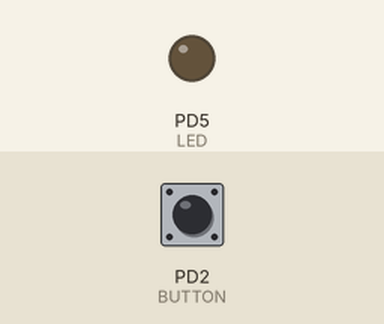
The program below on a simulated ATtiny2313a, built with avr-gcc and emulated at 1 MHz. Shown: output pins drawn as LEDs (lit = HIGH). Dashed ring = blinking. Inputs (shaded band) come from the test bench; at power-on: PD2 (BUTTON) HIGH.

Above: at 1.2 s.
1.3 s: PD2 (BUTTON) pulled LOW for 1 s
At 1.42 s:
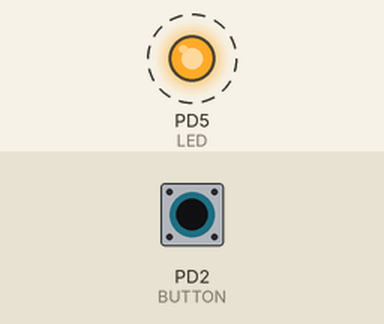
3.8 s: PD2 (BUTTON) pulled LOW for 0.15 s
At 4.2 s:
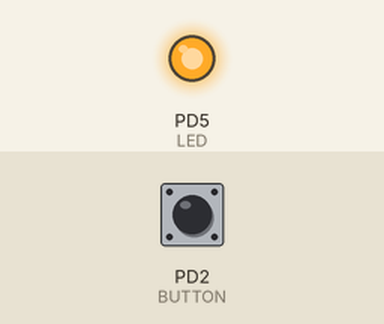
5.4 s: PD2 (BUTTON) pulled LOW for 3.2 s
At 8.9 s:
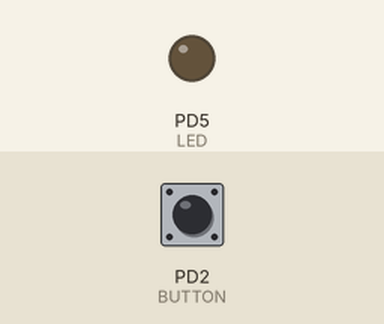
Timing chart, 0 to 10.4 s (numbered marks = the images above; inputs shaded):
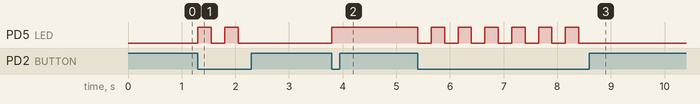

The program:

main.c
```c
/**
 * Simple external interrupt example.
 * Written for ATtiny2313A
 */

#define F_CPU 1000000UL

#include <avr/io.h>
#include <avr/interrupt.h>
#include <stdint.h>
#include <util/delay.h>

#define BUTTON	(1<<PD2)
#define LED	(1<<PD5)

#define INT0_FALLING_EDGE	(1<<ISC11)

volatile uint8_t flag;

ISR(INT0_vect)
{
	flag = 1;
}

int
main(void)
{
	/* outputs */
	DDRD |= LED;

	/* enable pullups */
	PORTD |= BUTTON;

	/* configure interrupt */
	MCUCR |= INT0_FALLING_EDGE;

	/* enable interrupts */
	GIMSK |= (1<<INT0);
	sei();

	for (;;) {
		if (flag) {
			/*
			 * Disable interrupts, toggle the LED and sleep some
			 * milliseconds to debounce. After that clear the
			 * interrupt flag in case anouther interrupt has been
			 * triggered (by bouncing). Finally enable interrupts.
			 */

			cli();

			flag = 0;
			PORTD ^= LED;

			_delay_ms(250);
			EIFR |= INTF0;

			sei();
		}
	}

	/* NOTREACHED */
	return (0);
}
```

Measured:
- after the input at 1.3 s, PD5 (LED): alternates HIGH for 0.25 s and LOW for 0.25 s, 4 changes in all, then stays LOW, starting at once
- after the input at 3.8 s, PD5 (LED): LOW → HIGH at once
- after the input at 5.4 s, PD5 (LED): alternates HIGH for 0.25 s and LOW for 0.25 s, 13 changes in all, then stays LOW, starting at once
